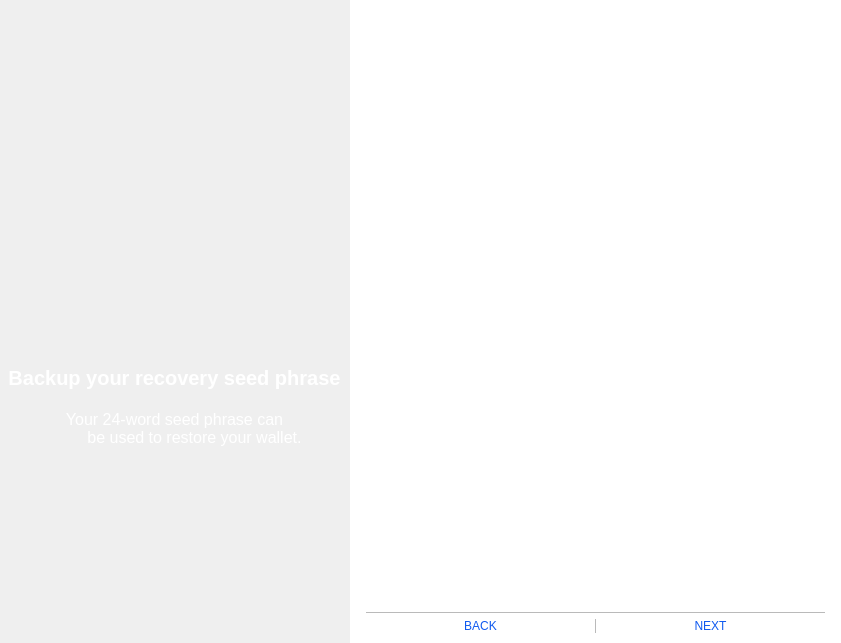
<?xml version="1.0" encoding="UTF-8"?>
<ui version="4.0">
<class>MnemonicWidget</class>
<widget class="QDialog" name="MnemonicWidget">
 <property name="geometry">
  <rect>
   <x>0</x>
   <y>0</y>
   <width>841</width>
   <height>643</height>
  </rect>
 </property>
 <property name="windowTitle">
  <string>Form</string>
 </property>
 <property name="styleSheet">
  <string notr="true">border:none;
   padding:0px;
   margin:0px;</string>
 </property>
 <layout class="QHBoxLayout" name="horizontalLayout_2">
  <property name="spacing">
   <number>0</number>
  </property>
  <property name="leftMargin">
   <number>0</number>
  </property>
  <property name="topMargin">
   <number>0</number>
  </property>
  <property name="rightMargin">
   <number>0</number>
  </property>
  <property name="bottomMargin">
   <number>0</number>
  </property>
  <item>
   <widget class="QFrame" name="containerLeft">
    <property name="minimumSize">
     <size>
      <width>350</width>
      <height>0</height>
     </size>
    </property>
    <property name="maximumSize">
     <size>
      <width>350</width>
      <height>16777215</height>
     </size>
    </property>
    <property name="styleSheet">
     <string notr="true">#containerLeft {
      border-image: url(&quot;:/icons/Banner_inicio2&quot;) 0 0 0 0 stretch stretch;
      padding:0px;
      margin:0px;
      border:none;
      }</string>
    </property>
    <property name="frameShape">
     <enum>QFrame::StyledPanel</enum>
    </property>
    <property name="frameShadow">
     <enum>QFrame::Raised</enum>
    </property>
    <property name="lineWidth">
     <number>0</number>
    </property>
    <layout class="QVBoxLayout" name="verticalLayout_3">
     <property name="spacing">
      <number>0</number>
     </property>
     <property name="leftMargin">
      <number>0</number>
     </property>
     <property name="topMargin">
      <number>0</number>
     </property>
     <property name="rightMargin">
      <number>0</number>
     </property>
     <property name="bottomMargin">
      <number>0</number>
     </property>
     <item>
      <spacer name="verticalSpacer_8">
       <property name="orientation">
        <enum>Qt::Vertical</enum>
       </property>
       <property name="sizeHint" stdset="0">
        <size>
         <width>20</width>
         <height>40</height>
        </size>
       </property>
      </spacer>
     </item>
     <item alignment="Qt::AlignHCenter">
      <widget class="QLabel" name="imgTutorial">
       <property name="minimumSize">
        <size>
         <width>150</width>
         <height>150</height>
        </size>
       </property>
       <property name="maximumSize">
        <size>
         <width>150</width>
         <height>150</height>
        </size>
       </property>
       <property name="text">
        <string/>
       </property>
       <property name="alignment">
        <set>Qt::AlignCenter</set>
       </property>
      </widget>
     </item>
     <item>
      <spacer name="verticalSpacer_9">
       <property name="orientation">
        <enum>Qt::Vertical</enum>
       </property>
       <property name="sizeType">
        <enum>QSizePolicy::Fixed</enum>
       </property>
       <property name="sizeHint" stdset="0">
        <size>
         <width>20</width>
         <height>20</height>
        </size>
       </property>
      </spacer>
     </item>
     <item alignment="Qt::AlignHCenter">
      <widget class="QLabel" name="messageTop">
       <property name="font">
        <font>
         <pointsize>-1</pointsize>
         <weight>75</weight>
         <bold>true</bold>
        </font>
       </property>
       <property name="styleSheet">
        <string notr="true">font-size:20px;
         font-weight:bold;
         color:#FFFFFF;</string>
       </property>
       <property name="text">
        <string>Backup your recovery seed phrase</string>
       </property>
       <property name="alignment">
        <set>Qt::AlignCenter</set>
       </property>
      </widget>
     </item>
     <item>
      <spacer name="verticalSpacer">
       <property name="orientation">
        <enum>Qt::Vertical</enum>
       </property>
       <property name="sizeType">
        <enum>QSizePolicy::Fixed</enum>
       </property>
       <property name="sizeHint" stdset="0">
        <size>
         <width>20</width>
         <height>20</height>
        </size>
       </property>
      </spacer>
     </item>
     <item alignment="Qt::AlignHCenter">
      <widget class="QLabel" name="messageBottom">
       <property name="styleSheet">
        <string notr="true">font-size:16px;
         color:#FFFFFF;
         padding:0 20px;</string>
       </property>
       <property name="text">
        <string>Your 24-word seed phrase can
         be used to restore your wallet.</string>
       </property>
       <property name="alignment">
        <set>Qt::AlignCenter</set>
       </property>
      </widget>
     </item>
     <item>
      <spacer name="verticalSpacer_10">
       <property name="orientation">
        <enum>Qt::Vertical</enum>
       </property>
       <property name="sizeHint" stdset="0">
        <size>
         <width>20</width>
         <height>40</height>
        </size>
       </property>
      </spacer>
     </item>
    </layout>
   </widget>
  </item>
  <item>
   <widget class="QFrame" name="frame_2">
    <property name="layoutDirection">
     <enum>Qt::LeftToRight</enum>
    </property>
    <property name="styleSheet">
     <string notr="true">padding-left:16px;
      padding-right:16px;
      background-color:white;</string>
    </property>
    <property name="frameShape">
     <enum>QFrame::StyledPanel</enum>
    </property>
    <property name="frameShadow">
     <enum>QFrame::Raised</enum>
    </property>
    <layout class="QVBoxLayout" name="verticalLayout_4" stretch="0,0,0">
     <property name="spacing">
      <number>0</number>
     </property>
     <property name="leftMargin">
      <number>0</number>
     </property>
     <property name="topMargin">
      <number>0</number>
     </property>
     <property name="rightMargin">
      <number>0</number>
     </property>
     <property name="bottomMargin">
      <number>10</number>
     </property>
     <item>
      <widget class="QStackedWidget" name="QStackTutorialContainer">
       <property name="styleSheet">
        <string notr="true">#frame2{
         background-color: white;
         border: none;
         padding: 0em 0em;
         }</string>
       </property>
       <widget class="QWidget" name="page_3"/>
       <widget class="QWidget" name="page_4"/>
      </widget>
     </item>
     <item>
      <widget class="QLabel" name="line_2">
       <property name="maximumSize">
        <size>
         <width>16777215</width>
         <height>1</height>
        </size>
       </property>
       <property name="styleSheet">
        <string notr="true">background-color:#bababa;</string>
       </property>
       <property name="text">
        <string/>
       </property>
      </widget>
     </item>
     <item>
      <layout class="QHBoxLayout" name="containerBtns" stretch="1,0,1">
       <property name="sizeConstraint">
        <enum>QLayout::SetDefaultConstraint</enum>
       </property>
       <property name="leftMargin">
        <number>0</number>
       </property>
       <property name="topMargin">
        <number>6</number>
       </property>
       <item>
        <widget class="QPushButton" name="btnBack">
         <property name="sizePolicy">
          <sizepolicy hsizetype="Minimum" vsizetype="Maximum">
           <horstretch>0</horstretch>
           <verstretch>0</verstretch>
          </sizepolicy>
         </property>
         <property name="focusPolicy">
          <enum>Qt::NoFocus</enum>
         </property>
         <property name="styleSheet">
          <string notr="true">#btnBack {
           color:#105aef;
           border: none;
           padding: 0em 0em;
           }

           #btnBack:hover {
           color:#0e45b4;
           }</string>
         </property>
         <property name="text">
          <string>BACK</string>
         </property>
        </widget>
       </item>
       <item>
        <widget class="QLabel" name="btnLineSeparator">
         <property name="enabled">
          <bool>true</bool>
         </property>
         <property name="minimumSize">
          <size>
           <width>1</width>
           <height>0</height>
          </size>
         </property>
         <property name="maximumSize">
          <size>
           <width>1</width>
           <height>36</height>
          </size>
         </property>
         <property name="autoFillBackground">
          <bool>false</bool>
         </property>
         <property name="styleSheet">
          <string notr="true">background-color:#bababa;</string>
         </property>
         <property name="text">
          <string/>
         </property>
         <property name="scaledContents">
          <bool>false</bool>
         </property>
         <property name="alignment">
          <set>Qt::AlignCenter</set>
         </property>
        </widget>
       </item>
       <item>
        <widget class="QPushButton" name="btnNext">
         <property name="sizePolicy">
          <sizepolicy hsizetype="Minimum" vsizetype="Maximum">
           <horstretch>0</horstretch>
           <verstretch>0</verstretch>
          </sizepolicy>
         </property>
         <property name="focusPolicy">
          <enum>Qt::NoFocus</enum>
         </property>
         <property name="styleSheet">
          <string notr="true">#btnNext {
           color:#105aef;
           border: none;
           padding: 0em 0em;
           }

           #btnNext:focus {
           background-color: rgb(255, 255, 255);
           border:none;
           }

           #btnNext:hover {
           color:#0e45b4;
           }

           #btnNext:checked{
           background-color: none;
           border: none;
           }</string>
         </property>
         <property name="text">
          <string>NEXT</string>
         </property>
         <property name="checkable">
          <bool>false</bool>
         </property>
        </widget>
       </item>
      </layout>
     </item>
    </layout>
   </widget>
  </item>
 </layout>
</widget>
<resources/>
<connections/>
</ui>
